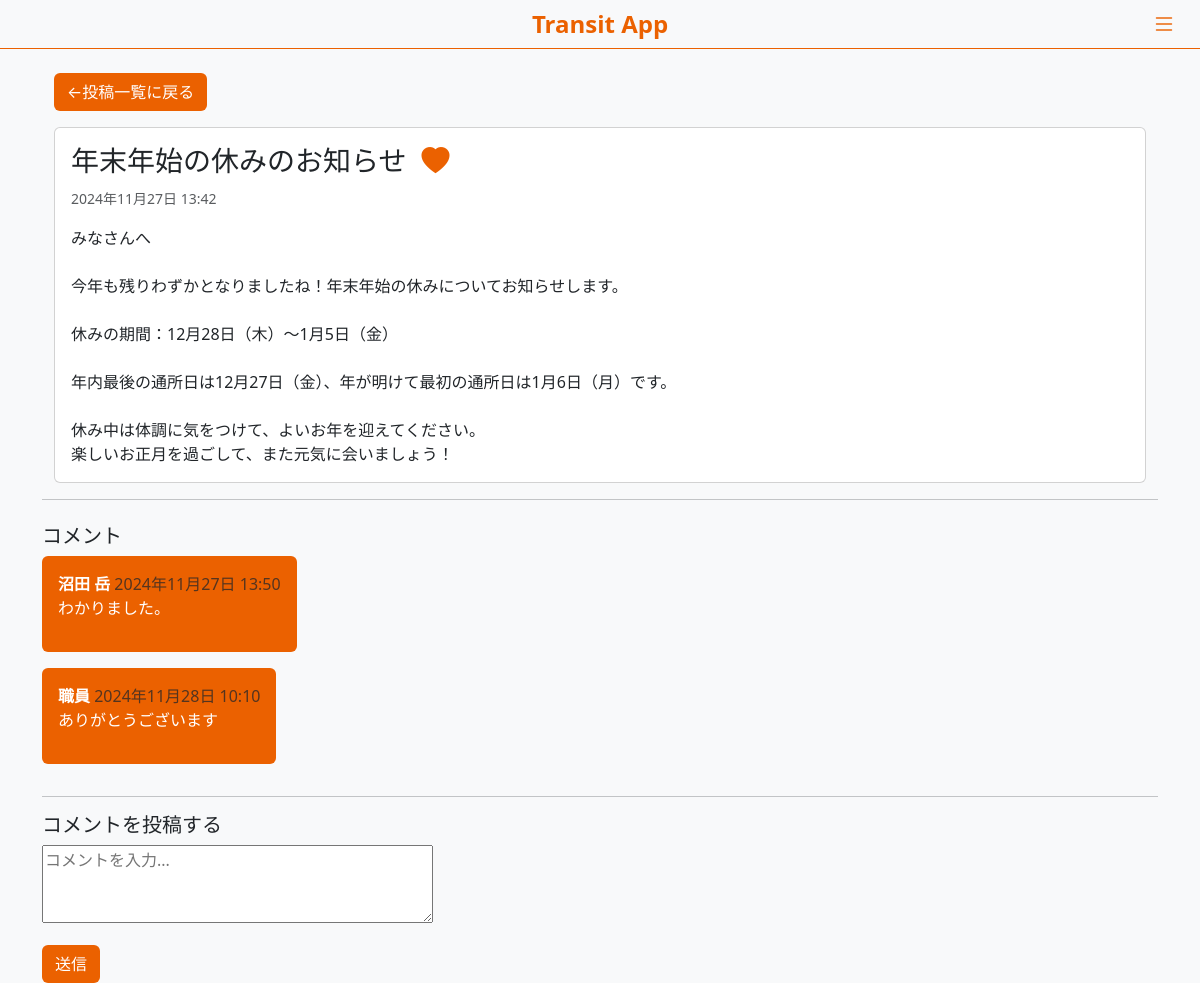
Page /post/2024holiday/ (signed in) on the committed database.
### accounts/models.py (models this page shows, shortened)
class Post(models.Model):
    title = models.CharField(max_length=200)
    slug = models.SlugField(unique=True, blank=True)
    content = models.TextField()
    attached_file = models.FileField(upload_to='attachments/', blank=True, null=True)
    created_at = models.DateTimeField(default=timezone.now)
    read_by = models.ManyToManyField(User, related_name='read_posts', blank=True)  # 既読ユーザーのフィールド
    likes = models.ManyToManyField(User, related_name='liked_posts', blank=True)
    new_comment = models.BooleanField(default=False)
    class Meta:
        verbose_name = "投稿"
        verbose_name_plural = "投稿一覧"

class Comment(models.Model):
    post = models.ForeignKey(Post, on_delete=models.CASCADE, related_name='comments')
    user = models.ForeignKey(User, on_delete=models.CASCADE)
    content = models.TextField()
    created_at = models.DateTimeField(auto_now_add=True)
    reply = models.TextField(blank=True, null=True)
    replied_at = models.DateTimeField(blank=True, null=True)

### accounts/views.py (the view)
# urls.py: path('post/<slug:slug>/', views.post_detail, name='post_detail'),
@login_required
def post_detail(request, slug):
    post = get_object_or_404(Post, slug=slug)
    if request.user not in post.read_by.all():
        post.read_by.add(request.user)
    comments = post.comments.all()
    if request.method == 'POST':
        form = CommentForm(request.POST)
        if form.is_valid():
            comment = form.save(commit=False)
            comment.post = post
            comment.user = request.user
            comment.save()
            return redirect('post_detail', slug=post.slug)
    else:
        form = CommentForm()
    if post.new_comment:
        post.new_comment = False
        post.save()
    context = {
        'post': post,
        'decoded_file_url': decode_filename(post.attached_file.url) if post.attached_file else None,
        'comments': post.comments.all(),
        'form': form,
    }
    return render(request, 'accounts/post_detail.html', context)

### accounts/forms.py
class CommentForm(forms.ModelForm):
    class Meta:
        model = Comment
        fields = ['content']
        widgets = {
            'content': forms.Textarea(attrs={'rows': 3, 'placeholder': 'コメントを入力...'})
        }
        labels = {
            'content': '',
        }

### accounts/templates/accounts/post_detail.html (shortened to what this page needs)
{% extends 'accounts/base.html' %}
{% block detail %}
    <div class="container mt-4">
        <a href="{% url 'index' %}" class="btn btn-eb6100 mb-3">←投稿一覧に戻る</a>
        <div class="card">
            <div class="card-body">
                <h3 class="card-title">{{ post.title }}<i id="like-icon" class="bi {% if user in post.likes.all %}bi-heart-fill{% else %}bi-heart{% endif %}"
                    style="cursor: pointer; color: #eb6100"
                    data-post-slug="{{ post.slug }}">
                </i></h3>
                <p class="card-text"><small class="text-muted">{{ post.created_at|date:"Y年m月d日 H:i" }}</small></p>
                <p class="card-text">{{ post.content|linebreaksbr }}</p>
            </div>
        </div>
    </div>
    <hr>
    <div class="comments-section mt-4">
        <h5>コメント</h5>
        <div>
            {% for comment in comments %}
            <div class="comment-bubble text-white bg-eb6100 p-3 mb-3 rounded float-start">
                <strong>{{ comment.user.last_name }} {{ comment.user.first_name }}</strong>
                <span class="text-muted">{{ comment.created_at|date:"Y年m月d日 H:i" }}</span>
                <p>{{ comment.content }}</p>
            </div>
            {% endfor %}
        </div>
        <div class="clearfix"></div>
        <hr>
        <h5>コメントを投稿する</h5>
        <form method="post">
            {{ form.as_p }}
            <button type="submit" class="btn btn-eb6100">送信</button>
        </form>
    </div>
{% endblock detail%}

### accounts/templates/accounts/base.html (shortened to what this page needs)
<!DOCTYPE html>
<html lang="ja">
<head>
    <link href="https://cdn.jsdelivr.net/npm/bootstrap@5.3.0/dist/css/bootstrap.min.css" rel="stylesheet">
    <link href="https://cdn.jsdelivr.net/npm/bootstrap-icons/font/bootstrap-icons.css" rel="stylesheet">
</head>
<body>
    <nav class="navbar navbar-light">
        <div class="container-fluid">
            <div class="navbar-brand">Transit App</div>
            <button class="navbar-toggler" type="button" data-bs-toggle="offcanvas" data-bs-target="#offcanvasMenu" aria-controls="offcanvasMenu">
                <i class="bi bi-list"></i>
            </button>
        </div>
    </nav>
    <div class="container">
        {% block detail %}
        {% endblock detail %}
    </div>
</body>
</html>

### accounts/templates/accounts/base.html (style rules this page uses)
body { background-color: #f8f9fa; }
.navbar { background-color: transparent; border-bottom: 1px solid #eb6100; justify-content: center; }
.navbar-brand { color: #EB6100; font-size: 24px; font-weight: bold; position: absolute; left: 50%; transform: translateX(-50%); }
.navbar-toggler { border: none; margin-left: auto; outline: none; box-shadow: none; }
.navbar-toggler i { font-size: 24px; color: #EB6100; }
#like-icon { margin-left: 15px; }
.btn { background-color: #EB6100; color: white; }
.comment-bubble { background-color: #EB6100; color: white; border-radius: 15px; padding: 10px; max-width: 70%; clear: both; }

### rows in the picture
Post: title "年末年始の休みのお知らせ", created_at "2024年11月27日 13:42", content "みなさんへ 今年も残りわずかとなりましたね！年末年始の休みについてお知らせします。 休みの期間：12月28日（木）～1月5日（金） 年内最後の通所日は12月27日（金）、年が明けて最初の通所日は1月6日（月）です。 休み中は体調に気をつけて、よいお年を迎えてください。 楽しいお正月を過ごして、また元気に会いましょう！"
Comment: user.last_name "沼田", user.first_name "岳", created_at "2024年11月27日 13:50", content "わかりました。"
Comment: user.first_name "職員", created_at "2024年11月28日 10:10", content "ありがとうございます"
